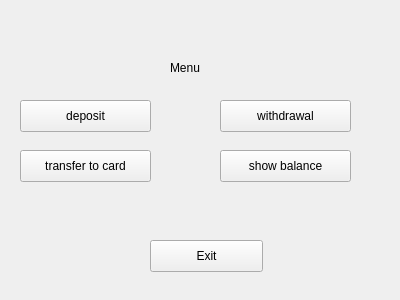
<?xml version="1.0" encoding="UTF-8"?>
<ui version="4.0">
 <class>MenuForm</class>
 <widget class="QWidget" name="MenuForm">
  <property name="geometry">
   <rect>
    <x>0</x>
    <y>0</y>
    <width>400</width>
    <height>300</height>
   </rect>
  </property>
  <property name="windowTitle">
   <string>Form</string>
  </property>
  <widget class="QLabel" name="label">
   <property name="geometry">
    <rect>
     <x>170</x>
     <y>60</y>
     <width>60</width>
     <height>16</height>
    </rect>
   </property>
   <property name="text">
    <string>Menu</string>
   </property>
  </widget>
  <widget class="QPushButton" name="deposit">
   <property name="geometry">
    <rect>
     <x>20</x>
     <y>100</y>
     <width>131</width>
     <height>32</height>
    </rect>
   </property>
   <property name="cursor">
    <cursorShape>PointingHandCursor</cursorShape>
   </property>
   <property name="text">
    <string>deposit</string>
   </property>
  </widget>
  <widget class="QPushButton" name="withdrawal">
   <property name="geometry">
    <rect>
     <x>220</x>
     <y>100</y>
     <width>131</width>
     <height>32</height>
    </rect>
   </property>
   <property name="cursor">
    <cursorShape>PointingHandCursor</cursorShape>
   </property>
   <property name="text">
    <string>withdrawal</string>
   </property>
  </widget>
  <widget class="QPushButton" name="transferToCard">
   <property name="geometry">
    <rect>
     <x>20</x>
     <y>150</y>
     <width>131</width>
     <height>32</height>
    </rect>
   </property>
   <property name="cursor">
    <cursorShape>PointingHandCursor</cursorShape>
   </property>
   <property name="text">
    <string>transfer to card</string>
   </property>
  </widget>
  <widget class="QPushButton" name="exit">
   <property name="geometry">
    <rect>
     <x>150</x>
     <y>240</y>
     <width>113</width>
     <height>32</height>
    </rect>
   </property>
   <property name="cursor">
    <cursorShape>PointingHandCursor</cursorShape>
   </property>
   <property name="text">
    <string>Exit</string>
   </property>
  </widget>
  <widget class="QLabel" name="cardLabel">
   <property name="geometry">
    <rect>
     <x>110</x>
     <y>20</y>
     <width>171</width>
     <height>20</height>
    </rect>
   </property>
   <property name="font">
    <font>
     <pointsize>12</pointsize>
    </font>
   </property>
   <property name="text">
    <string/>
   </property>
  </widget>
  <widget class="QPushButton" name="showBalance">
   <property name="geometry">
    <rect>
     <x>220</x>
     <y>150</y>
     <width>131</width>
     <height>32</height>
    </rect>
   </property>
   <property name="cursor">
    <cursorShape>PointingHandCursor</cursorShape>
   </property>
   <property name="text">
    <string>show balance</string>
   </property>
  </widget>
 </widget>
 <resources/>
 <connections/>
</ui>
